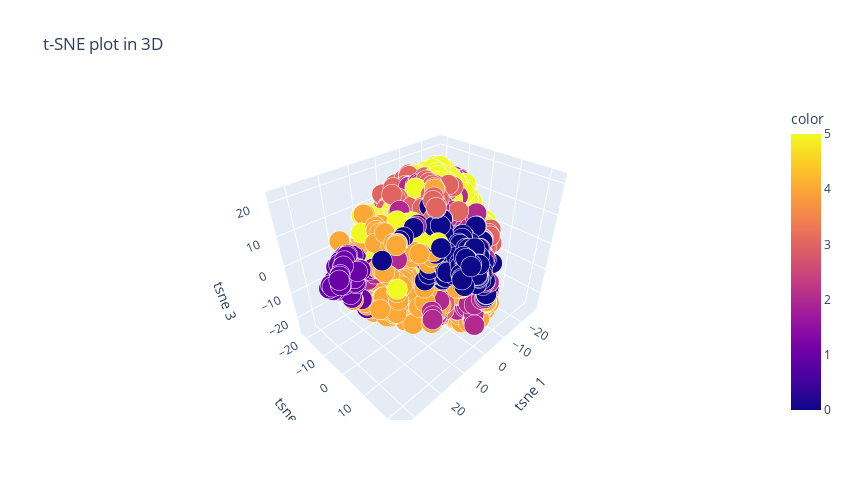

Source (notebook cell):
### Markdown cell above
#### 3 components

### Code cell
# t-SNE
tsne = TSNE(n_components=3)
components_tsne = tsne.fit_transform(X)

# 3D scatterplot
fig = px.scatter_3d(
    components_tsne,
    x=0,
    y=1,
    z=2,
    color=labels,
    size=0.1 * np.ones(len(X)),
    opacity=1,
    title="t-SNE plot in 3D",
    labels={"0": "tsne 1", "1": "tsne 2", "2": "tsne 3"},
    width=850,
    height=500,
)
fig.show()

### Figure 1 — Plotly figure (JSON) as saved in the notebook; plotly's stock layout.template omitted (floating-point values rounded to 4 significant figures; data arrays with more than 128 entries replaced by an {"elided": "..."} marker saying what was removed)
{"data": [{"hovertemplate": "tsne 1=%{x}<br>tsne 2=%{y}<br>tsne 3=%{z}<br>size=%{marker.size}<br>color=%{marker.color}<extra></extra>", "legendgroup": "", "marker": {"color": {"elided": "2896 int values"}, "coloraxis": "coloraxis", "opacity": 1, "size": {"elided": "2896 float values"}, "sizemode": "area", "sizeref": 0.00025, "symbol": "circle"}, "mode": "markers", "name": "", "scene": "scene", "showlegend": false, "type": "scatter3d", "x": {"elided": "2896 float values"}, "y": {"elided": "2896 float values"}, "z": {"elided": "2896 float values"}}], "layout": {"coloraxis": {"colorbar": {"title": {"text": "color"}}, "colorscale": [[0, "#0d0887"], [0.1111, "#46039f"], [0.2222, "#7201a8"], [0.3333, "#9c179e"], [0.4444, "#bd3786"], [0.5556, "#d8576b"], [0.6667, "#ed7953"], [0.7778, "#fb9f3a"], [0.8889, "#fdca26"], [1, "#f0f921"]]}, "height": 500, "legend": {"itemsizing": "constant", "tracegroupgap": 0}, "scene": {"domain": {"x": [0, 1], "y": [0, 1]}, "xaxis": {"title": {"text": "tsne 1"}}, "yaxis": {"title": {"text": "tsne 2"}}, "zaxis": {"title": {"text": "tsne 3"}}}, "title": {"text": "t-SNE plot in 3D"}, "width": 850}}
